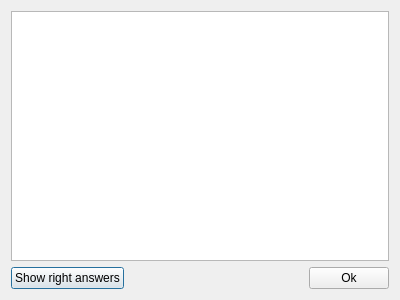
<?xml version="1.0" encoding="UTF-8"?>
<ui version="4.0">
 <class>MistakesAndRightAnswersDialog</class>
 <widget class="QDialog" name="MistakesAndRightAnswersDialog">
  <property name="geometry">
   <rect>
    <x>0</x>
    <y>0</y>
    <width>400</width>
    <height>300</height>
   </rect>
  </property>
  <property name="windowTitle">
   <string>Dialog</string>
  </property>
  <layout class="QVBoxLayout" name="verticalLayout">
   <item>
    <widget class="QTextBrowser" name="textBrowser"/>
   </item>
   <item>
    <layout class="QHBoxLayout" name="horizontalLayout">
     <item>
      <widget class="QPushButton" name="showRightButton">
       <property name="text">
        <string>Show right answers</string>
       </property>
      </widget>
     </item>
     <item>
      <spacer name="horizontalSpacer">
       <property name="orientation">
        <enum>Qt::Horizontal</enum>
       </property>
       <property name="sizeHint" stdset="0">
        <size>
         <width>40</width>
         <height>20</height>
        </size>
       </property>
      </spacer>
     </item>
     <item>
      <widget class="QPushButton" name="okButton">
       <property name="text">
        <string>Ok</string>
       </property>
      </widget>
     </item>
    </layout>
   </item>
  </layout>
 </widget>
 <resources/>
 <connections>
  <connection>
   <sender>okButton</sender>
   <signal>clicked()</signal>
   <receiver>MistakesAndRightAnswersDialog</receiver>
   <slot>accept()</slot>
   <hints>
    <hint type="sourcelabel">
     <x>323</x>
     <y>280</y>
    </hint>
    <hint type="destinationlabel">
     <x>275</x>
     <y>284</y>
    </hint>
   </hints>
  </connection>
 </connections>
</ui>
